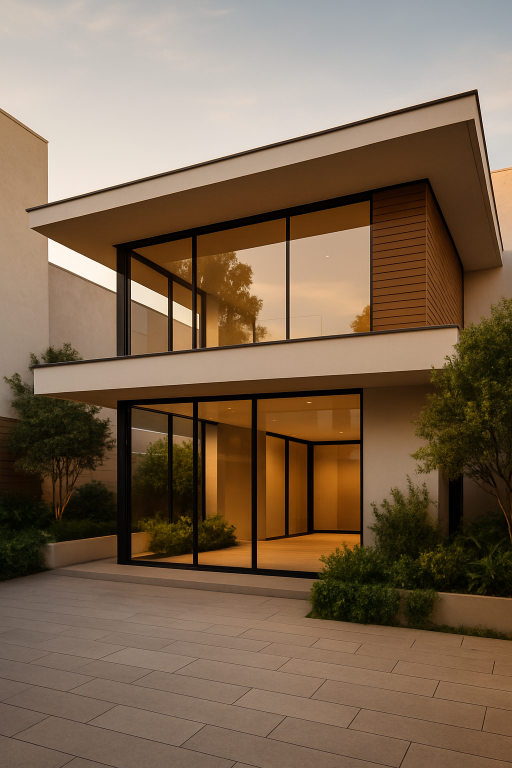
#> input picture backend/output/images/gen_0ffa13f3_0.png, 1024 x 1536 px (shown at 1/2 size)
$ python -i train_lite.py   (imports and definitions only)
#> lines starting #> are read from the running program, lines starting #| are printed output that depends on the picture
#> further down, picture is the input picture: PIL image 1024x1536 RGB; mean R, G, B 126, 104, 81.9
"""
TRAIN LITE — Phan tich toan bo anh TRAIN AI bang Pillow (da co san).
KHONG can API key, KHONG can model.
Chi phan tich: mau sac, do sang, aspect ratio, texture don gian.

Chay: python backend/scripts/train_lite.py
"""

import sys
import os
import json
import math
from pathlib import Path
from collections import Counter
from PIL import Image, ImageStat, ImageFilter

sys.path.insert(0, os.path.join(os.path.dirname(__file__), '..'))

# ======================== PATHS ========================
TRAIN_DIRS = [
    str(Path(__file__).parent.parent.parent / "TRAIN AI" / "1"),
    str(Path(__file__).parent.parent.parent / "TRAIN AI" / "2"),
]
OUTPUT_DIR = Path(__file__).parent / "training_output"
# [1 line not run here, left out]
PROFILE_FILE = OUTPUT_DIR / "trained_style_profile.json"
PROMPT_FILE = OUTPUT_DIR / "trained_system_prompt.txt"

# ======================== COLOR NAMES ========================
COLOR_NAMES = {
    "#000000": "black", "#1a1a2e": "midnight blue", "#2d2d2d": "dark charcoal",
    "#3d3d3d": "charcoal", "#4a4a4a": "dark gray", "#555555": "medium gray",
    "#666666": "gray", "#777777": "silver gray", "#888888": "light gray",
    "#999999": "pale gray", "#aaaaaa": "light silver", "#cccccc": "off-white",
    "#ffffff": "white",
}

# [108 lines left out: functions hex_to_name, get_image_files, analyze_colors_advanced, not called in this run]


def analyze_texture(image: Image.Image) -> dict:
    """Phan tich texture don gian bang edge detection."""
    gray = image.convert("L").resize((200, 200))
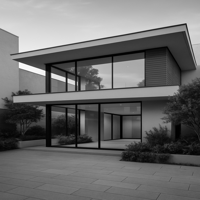
#> gray: PIL image 200x200 L; min 0, max 255, mean 108.1

    # Edge detection (difference from blurred)
    blurred = gray.filter(ImageFilter.GaussianBlur(radius=3))
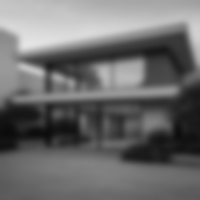
#> blurred: PIL image 200x200 L; min 11, max 229, mean 108.1

    # Calculate "texture complexity" = how different edge is from blur
    edge_pixels = []
    for x in range(200):
        for y in range(200):
            edge_pixels.append(abs(gray.getpixel((x, y)) - blurred.getpixel((x, y))))
#> after the loop, edge_pixels = 40000 items

    avg_edge = sum(edge_pixels) / len(edge_pixels)
#> avg_edge = 12.05

    # Many edges = detailed texture (stone, brick), few edges = smooth (glass, concrete)
    if avg_edge > 25:
        texture_type = "highly textured (stone/brick/wood grain)"
    elif avg_edge > 12:
        texture_type = "moderately textured (painted surfaces/metal)"
    else:
        texture_type = "smooth (glass/concrete/stucco)"

    return {
        "texture_complexity": round(avg_edge, 1),
        "texture_type": texture_type,
    }


# [246 lines left out: functions analyze_one_image, create_style_summary, generate_system_prompt, main, not called in this run]


# [2 lines not run here, left out]

>>> from PIL import Image
>>> picture = Image.open('../output/images/gen_0ffa13f3_0.png')
>>> result = analyze_texture(picture)
#> result = 2 items
